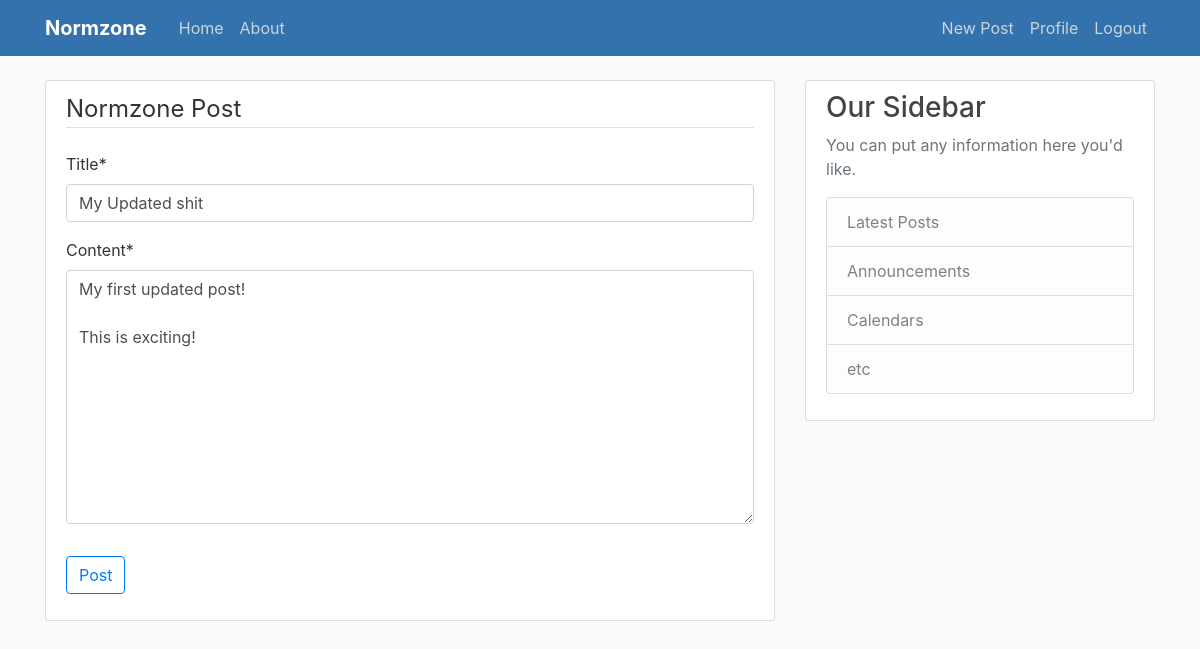
Screenshot of /post/10/update/ (signed in) with the database file from the repository.
### normzone/models.py (models this page shows, shortened)
class Post(models.Model):
	title = models.CharField(max_length=100)
	content = models.TextField()
	date_posted = models.DateTimeField(default=timezone.
		now)
	author = models.ForeignKey(User, on_delete=models.CASCADE)

### normzone/views.py (the view, shortened to what this page needs)
# urls.py: path('post/<int:pk>/update/', PostUpdateView.as_view(), name='post-update'),
class PostUpdateView(LoginRequiredMixin, UserPassesTestMixin, UpdateView):
	model = Post
	fields = ['title','content']
	def test_func(self):
		post = self.get_object()
		if self.request.user == post.author:
			return True
		return False

### normzone/templates/normzone/post_form.html (shortened to what this page needs)
{% extends 'normzone/base.html' %}
{% load crispy_forms_tags %}
{% block content %}
	<div class="content-section">
		<form method="POST">
			<fieldset class="form-group">
				<legend class="border-bottom mb-4">Normzone Post</legend>
				{{ form|crispy }}
			</fieldset>
			<div class="form-group">
				<button class="btn btn-outline-primary" type="submit">Post</button>
			</div>
		</form>
	</div>
{% endblock content %}

### normzone/static/normzone/main.css (style rules this page uses)
body { background: #fafafa; color: #333333; margin-top: 5rem; }
.content-section { background: #ffffff; padding: 10px 20px; border: 1px solid #dddddd; border-radius: 3px; margin-bottom: 20px; }

### rows the page displays
Post: title "My Updated shit", content "My first updated post! This is exciting!"
